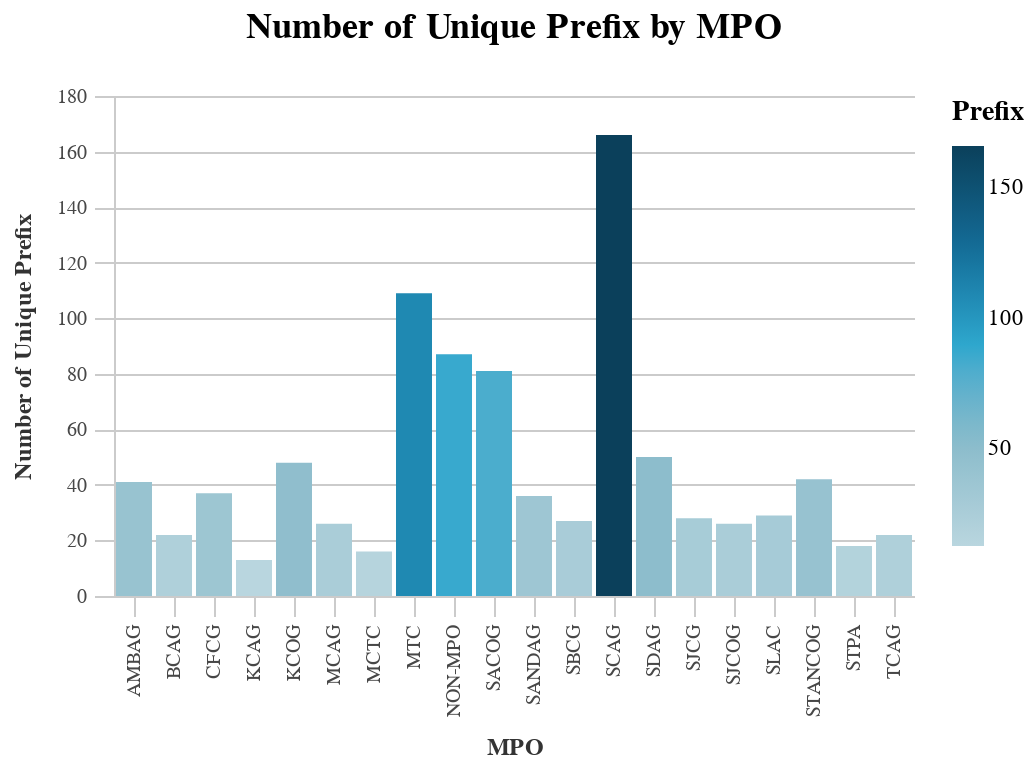

This figure's notebook cell:
### Code cell
_dla_utils.basic_agg_nunique(df, "prefix", aggregate_by="mpo")

### Figure 1 — Vega-Lite specification as saved in the notebook (floating-point values rounded to 4 significant figures)
{"width": 400, "height": 250, "background": "white", "config": {"title": {"fontSize": 18, "font": "Raleway", "anchor": "middle", "fontColor": "#333", "fontWeight": "bold", "offset": 20}, "header": {"labelFont": "Nunito Sans", "titleFont": "Raleway"}, "axis": {"domain": true, "domainColor": "#cbcbcb", "grid": true, "gridColor": "#cbcbcb", "gridWidth": 1, "labelColor": "#474747", "labelFontSize": 10, "titleColor": "#333", "tickColor": "#cbcbcb", "tickSize": 10, "titleFontSize": 12, "titlePadding": 10, "labelPadding": 4}, "axisBand": {"grid": false}, "range": {"category_bright": ["#2EA8CE", "#EB9F3C", "#F4D837", "#51BF9D", "#8CBCCB", "#9487C0"], "category_bold": ["#136C97", "#E16B26", "#F6BF16", "#00896B", "#7790A3", "#5B559C"], "diverging": ["#E16B26", "#EB9F3C", "#f6e7e1", "#8CBCCB", "#2EA8CE", "#136C97"], "sequential": ["#B9D6DF", "#8CBCCB", "#2EA8CE", "#136C97", "#0B405B"]}, "legend": {"labelFont": "Nunito Sans", "labelFontSize": 11, "symbolType": "square", "symbolSize": 30, "titleFont": "Raleway", "titleFontSize": 14, "titlePadding": 10, "padding": 1, "orient": "right", "labelLimit": 0}, "view": {"stroke": "transparent"}, "group": {"fill": "white"}, "arc": {"fill": "#8CBCCB"}, "area": {"fill": "#8CBCCB"}, "line": {"stroke": "#8CBCCB", "strokeWidth": 2}, "trail": {"color": "#8CBCCB", "stroke": "#8CBCCB", "strokeWidth": 0, "size": 1}, "path": {"stroke": "#8CBCCB", "strokeWidth": 0.5}, "rect": {"fill": "#8CBCCB"}, "point": {"filled": true, "shape": "circle"}, "shape": {"stroke": "#8CBCCB"}, "text": {"font": "Nunito Sans", "color": "#8CBCCB", "fontSize": 11, "align": "center", "fontWeight": 400, "size": 11}, "bar": {"binSpacing": 2, "fill": "#8CBCCB", "stroke": false}}, "data": {"name": "data-38abf8da6181a24e97e0a2e3ed3dacab"}, "mark": "bar", "encoding": {"color": {"field": "n", "legend": {"title": "Prefix"}, "scale": {"range": ["#B9D6DF", "#8CBCCB", "#2EA8CE", "#136C97", "#0B405B"]}, "type": "quantitative"}, "x": {"field": "mpo", "title": "MPO", "type": "nominal"}, "y": {"field": "n", "title": "Number of Unique Prefix", "type": "quantitative"}}, "title": "Number of Unique Prefix by MPO", "$schema": "https://vega.github.io/schema/vega-lite/v4.17.0.json", "datasets": {"data-38abf8da6181a24e97e0a2e3ed3dacab": [{"mpo": "SCAG", "n": 166}, {"mpo": "MTC", "n": 109}, {"mpo": "NON-MPO", "n": 87}, {"mpo": "SACOG", "n": 81}, {"mpo": "SDAG", "n": 50}, {"mpo": "KCOG", "n": 48}, {"mpo": "STANCOG", "n": 42}, {"mpo": "AMBAG", "n": 41}, {"mpo": "CFCG", "n": 37}, {"mpo": "SANDAG", "n": 36}, {"mpo": "SLAC", "n": 29}, {"mpo": "SJCG", "n": 28}, {"mpo": "SBCG", "n": 27}, {"mpo": "MCAG", "n": 26}, {"mpo": "SJCOG", "n": 26}, {"mpo": "BCAG", "n": 22}, {"mpo": "TCAG", "n": 22}, {"mpo": "STPA", "n": 18}, {"mpo": "MCTC", "n": 16}, {"mpo": "KCAG", "n": 13}]}}
